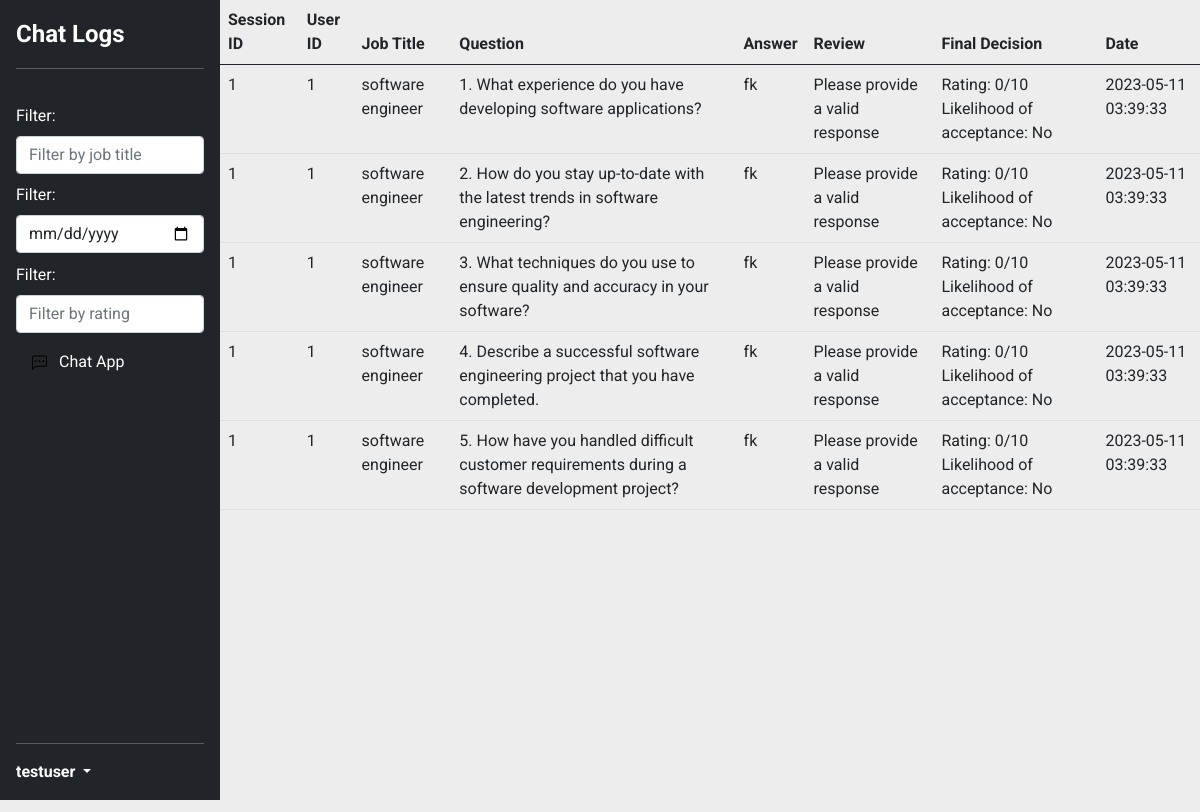
Page /chat_logs (signed in) on the committed database.
### app.py (models this page shows)
class User(db.Model, UserMixin):
    id = db.Column(db.Integer, primary_key=True)
    username = db.Column(db.String(20), unique=True, nullable=False)
    password = db.Column(db.String(60), nullable=False)

### tables this page shows
CREATE TABLE chatHistory (
    chatID INTEGER PRIMARY KEY AUTOINCREMENT, /* Surrogate key */
    sessionID INTEGER NOT NULL, /* Groups the chat history by session */
    botQuestion TEXT NOT NULL, /* The question asked by the bot */
    userResponse TEXT NOT NULL, /* The response given by the user */
    botReview TEXT NOT NULL, /* The review of user answer given by the bot */
    FOREIGN KEY (sessionID) REFERENCES sessionHistory(sessionID) /* Foreign key constraint */
);

CREATE TABLE sessionHistory (
    sessionID INTEGER PRIMARY KEY AUTOINCREMENT, /* SessionID -> each session is 5 questions */
    userID INTEGER NOT NULL, /* Groups the session history by user */
    jobTitle TEXT NOT NULL, /* The job title given by the user */
    finalDecision TEXT, /* The final decision made by the bot -> If the user does not finish a session (when they dont answer all 5 questions), it can be NULL*/
    timestamp TIMESTAMP DEFAULT CURRENT_TIMESTAMP /* The timestamp of the session */
);

### app.py (the view)
@app.route('/chat_logs')
def chat_logs():
    conn = sqlite3.connect('./instance/database.db')
    c = conn.cursor()
    if current_user.is_authenticated:
        c.execute("SELECT * FROM chatHistory JOIN sessionHistory ON chatHistory.sessionID = sessionHistory.sessionID WHERE sessionHistory.userID = ?",
                  (current_user.id,))
    logs = c.fetchall()
    conn.close()
    return render_template('chat_logs.html', logs=logs)

### app.py (called while the page is built)
@login_manager.user_loader
def load_user(user_id):
    return User.query.get(int(user_id))

### templates/chat_logs.html (shortened to what this page needs)
<!DOCTYPE html>
<html lang="en">
  <head>
    <link
      href="https://cdn.jsdelivr.net/npm/bootstrap@5.0.2/dist/css/bootstrap.min.css"
      rel="stylesheet"
>
    <link rel="stylesheet" href="/static/css/chat_log.css"/>
    <link rel="stylesheet" href="/static/css/style.css"/>
    <link rel="stylesheet" href="https://cdn.jsdelivr.net/npm/bootstrap-icons@1.10.5/font/bootstrap-icons.css">
  </head>
  <body>
    <div class="container-fluid">
      <div class="row">
        <div class="col p-0 sidebar">
          <div class="sidebar d-flex flex-column flex-shrink-0 p-3 text-white bg-dark">
            <span class="fs-4"><strong>Chat Logs</strong></span>
            <hr />
            <ul class="nav nav-pills flex-column mb-auto">
              <li class="nav-item">
                  <label for="jobTitle" class="form-label">Filter:</label>
                  <div class="input-group">
                      <input class="form-control" id="filterJobTitle" type="text" placeholder="Filter by job title" onkeyup="filterTable()"/>
                  </div>
              </li>
              <li class="nav-item">
                  <label for="jobTitle" class="form-label">Filter:</label>
                  <div class="input-group">
                      <input class="form-control" id="filterDate" type="date" placeholder="Filter by date"onchange="filterTable()"/>
                  </div>
              </li>
              <li class="nav-item">
                  <label for="jobTitle" class="form-label">Filter:</label>
                  <div class="input-group">
                      <input class="form-control" id="filterRating" type="number" min="0" max="10" step="1" placeholder="Filter by rating" onkeyup="filterTable()"/>
                  </div>
              </li>
              <li>
                <button class="nav-link text-white launch-app-button"><svg class="bi me-2" width="15" height="16"><use xlink:href="#chat-left-dots"/></svg>
                  Chat App</button>
              </li>
            </ul>
            <hr />
            <div class="dropdown">
            <div href="#" class="flex align-items-center text-white text-ellipsis text-decoration-none dropdown-toggle" role="button" id="dropdownUser1" data-bs-toggle="dropdown" aria-expanded="false">
              <strong>{{ current_user.username}}</strong>
            </div>
            </div>
          </div>
        </div>
        <div class="col p-0">
          <div class="chat-container">
              <table class="table">
                  <thead>
                    <tr>
                      <th>Session ID</th>
                      <th>User ID</th>
                      <th>Job Title</th>
                      <th>Question</th>
                      <th>Answer</th>
                      <th>Review</th>
                      <th>Final Decision</th>
                      <th>Date</th>
                    </tr>
                  </thead>
                  <tbody id="chatLogsTable">
                    {% for log in logs %}
                    <tr>
                      <td>{{ log[1] }}</td>
                      <td>{{ log[6] }}</td>
                      <td>{{ log[7] }}</td>
                      <td>{{ log[2] }}</td>
                      <td>{{ log[3] }}</td>
                      <td>{{ log[4] }}</td>
                      <td>{{ log[8] }}</td>
                      <td>{{ log[9] }}</td>
                    </tr>
                    {% endfor %}
                  </tbody>
                </table>
          </div>
        </div>
      </div>
    </div>
  </body>
</html>

### static/css/chat_log.css (style rules this page uses)
body { font-family: Arial, Helvetica, sans-serif; }
table { width: 100%; border-collapse: collapse; }
th, td { padding: 10px; text-align: left; border-bottom: 1px solid #ddd; }
th { background-color: #f2f2f2; }
.sidebar { position: absolute; width: 220px; background-color: #f8f9fa; height: 100vh; }
.sidebar ul { margin-top: 10%; }
.sidebar li { margin-bottom: 5%; }
.chat-container { height: 850px; padding-left: 220px; }

### static/css/style.css (style rules this page uses)
body { font-family: 'Roboto', sans-serif; background-color: #ededed; }

### rows in the picture
User: username "testuser"
chatHistory: sessionID "1", userID "1", jobTitle "software engineer", botQuestion "1. What experience do you have developing software applications?", userResponse "fk", botReview "Please provide a valid response", finalDecision "Rating: 0/10 Likelihood of acceptance: No", timestamp "2023-05-11 03:39:33"
chatHistory: sessionID "1", userID "1", jobTitle "software engineer", botQuestion "2. How do you stay up-to-date with the latest trends in software engineering?", userResponse "fk", botReview "Please provide a valid response", finalDecision "Rating: 0/10 Likelihood of acceptance: No", timestamp "2023-05-11 03:39:33"
chatHistory: sessionID "1", userID "1", jobTitle "software engineer", botQuestion "3. What techniques do you use to ensure quality and accuracy in your software?", userResponse "fk", botReview "Please provide a valid response", finalDecision "Rating: 0/10 Likelihood of acceptance: No", timestamp "2023-05-11 03:39:33"
chatHistory: sessionID "1", userID "1", jobTitle "software engineer", botQuestion "4. Describe a successful software engineering project that you have completed.", userResponse "fk", botReview "Please provide a valid response", finalDecision "Rating: 0/10 Likelihood of acceptance: No", timestamp "2023-05-11 03:39:33"
chatHistory: sessionID "1", userID "1", jobTitle "software engineer", botQuestion "5. How have you handled difficult customer requirements during a software development project?", userResponse "fk", botReview "Please provide a valid response", finalDecision "Rating: 0/10 Likelihood of acceptance: No", timestamp "2023-05-11 03:39:33"
